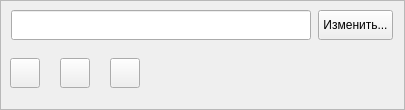
<?xml version="1.0" encoding="UTF-8"?>
<ui version="4.0">
 <class>Rec_Window</class>
 <widget class="QMainWindow" name="Rec_Window">
  <property name="geometry">
   <rect>
    <x>0</x>
    <y>0</y>
    <width>405</width>
    <height>110</height>
   </rect>
  </property>
  <property name="minimumSize">
   <size>
    <width>405</width>
    <height>110</height>
   </size>
  </property>
  <property name="maximumSize">
   <size>
    <width>405</width>
    <height>110</height>
   </size>
  </property>
  <property name="windowTitle">
   <string>MainWindow</string>
  </property>
  <widget class="QWidget" name="centralwidget">
   <layout class="QHBoxLayout" name="horizontalLayout_3">
    <property name="spacing">
     <number>0</number>
    </property>
    <property name="leftMargin">
     <number>0</number>
    </property>
    <property name="topMargin">
     <number>0</number>
    </property>
    <property name="rightMargin">
     <number>0</number>
    </property>
    <property name="bottomMargin">
     <number>0</number>
    </property>
    <item>
     <widget class="QFrame" name="frame">
      <property name="maximumSize">
       <size>
        <width>16777215</width>
        <height>16777215</height>
       </size>
      </property>
      <property name="frameShape">
       <enum>QFrame::StyledPanel</enum>
      </property>
      <property name="frameShadow">
       <enum>QFrame::Raised</enum>
      </property>
      <layout class="QVBoxLayout" name="verticalLayout">
       <item>
        <layout class="QHBoxLayout" name="Layout_directory">
         <item>
          <widget class="QLineEdit" name="LineEdit_directory">
           <property name="minimumSize">
            <size>
             <width>0</width>
             <height>0</height>
            </size>
           </property>
           <property name="maximumSize">
            <size>
             <width>300</width>
             <height>30</height>
            </size>
           </property>
          </widget>
         </item>
         <item>
          <widget class="QPushButton" name="btn_directory">
           <property name="minimumSize">
            <size>
             <width>0</width>
             <height>0</height>
            </size>
           </property>
           <property name="maximumSize">
            <size>
             <width>75</width>
             <height>30</height>
            </size>
           </property>
           <property name="text">
            <string>Изменить...</string>
           </property>
          </widget>
         </item>
        </layout>
       </item>
       <item>
        <layout class="QHBoxLayout" name="Layout_btn">
         <property name="spacing">
          <number>20</number>
         </property>
         <item>
          <widget class="QPushButton" name="btn_stop">
           <property name="minimumSize">
            <size>
             <width>0</width>
             <height>30</height>
            </size>
           </property>
           <property name="maximumSize">
            <size>
             <width>30</width>
             <height>30</height>
            </size>
           </property>
           <property name="text">
            <string/>
           </property>
          </widget>
         </item>
         <item>
          <widget class="QPushButton" name="btn_pause">
           <property name="minimumSize">
            <size>
             <width>0</width>
             <height>0</height>
            </size>
           </property>
           <property name="maximumSize">
            <size>
             <width>30</width>
             <height>30</height>
            </size>
           </property>
           <property name="text">
            <string/>
           </property>
          </widget>
         </item>
         <item>
          <widget class="QPushButton" name="btn_play">
           <property name="minimumSize">
            <size>
             <width>0</width>
             <height>0</height>
            </size>
           </property>
           <property name="maximumSize">
            <size>
             <width>30</width>
             <height>30</height>
            </size>
           </property>
           <property name="text">
            <string/>
           </property>
          </widget>
         </item>
         <item>
          <widget class="QLabel" name="label">
           <property name="font">
            <font>
             <pointsize>13</pointsize>
             <bold>true</bold>
            </font>
           </property>
           <property name="text">
            <string/>
           </property>
          </widget>
         </item>
         <item>
          <spacer name="horizontalSpacer">
           <property name="orientation">
            <enum>Qt::Horizontal</enum>
           </property>
           <property name="sizeHint" stdset="0">
            <size>
             <width>40</width>
             <height>20</height>
            </size>
           </property>
          </spacer>
         </item>
        </layout>
       </item>
      </layout>
     </widget>
    </item>
   </layout>
  </widget>
 </widget>
 <resources/>
 <connections/>
</ui>
